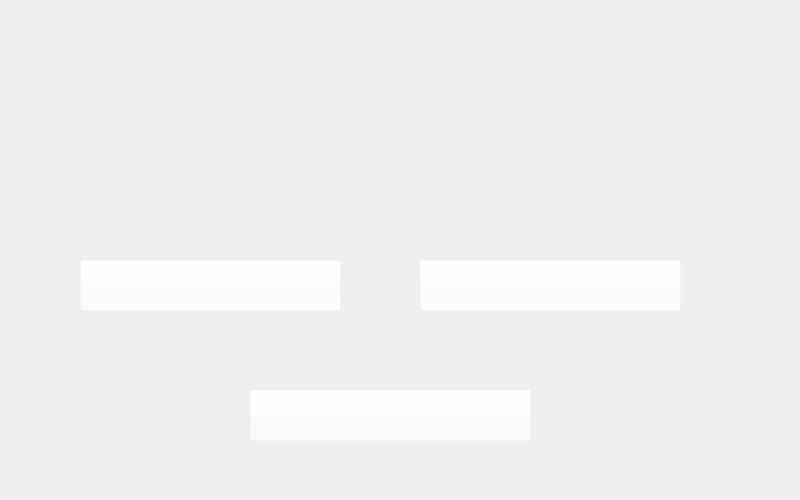
<?xml version="1.0" encoding="UTF-8"?>
<ui version="4.0">
 <class>Form</class>
 <widget class="QWidget" name="Form">
  <property name="geometry">
   <rect>
    <x>0</x>
    <y>0</y>
    <width>800</width>
    <height>500</height>
   </rect>
  </property>
  <property name="windowTitle">
   <string>Jogos da Tay</string>
  </property>
  <widget class="QLabel" name="imagem_menu">
   <property name="geometry">
    <rect>
     <x>0</x>
     <y>0</y>
     <width>800</width>
     <height>500</height>
    </rect>
   </property>
   <property name="text">
    <string/>
   </property>
   <property name="pixmap">
    <pixmap>../imagens/menu.png</pixmap>
   </property>
   <property name="scaledContents">
    <bool>true</bool>
   </property>
  </widget>
  <widget class="QPushButton" name="botao_velha">
   <property name="geometry">
    <rect>
     <x>420</x>
     <y>260</y>
     <width>261</width>
     <height>51</height>
    </rect>
   </property>
   <property name="styleSheet">
    <string notr="true">background: rgba(255, 255, 255, 0)</string>
   </property>
   <property name="text">
    <string/>
   </property>
  </widget>
  <widget class="QPushButton" name="botao_jokenpo">
   <property name="geometry">
    <rect>
     <x>80</x>
     <y>260</y>
     <width>261</width>
     <height>51</height>
    </rect>
   </property>
   <property name="styleSheet">
    <string notr="true">background: rgba(255, 255, 255, 0)</string>
   </property>
   <property name="text">
    <string/>
   </property>
  </widget>
  <widget class="QPushButton" name="botao_forca">
   <property name="geometry">
    <rect>
     <x>250</x>
     <y>390</y>
     <width>281</width>
     <height>51</height>
    </rect>
   </property>
   <property name="styleSheet">
    <string notr="true">background: rgba(255, 255, 255, 0)</string>
   </property>
   <property name="text">
    <string/>
   </property>
  </widget>
 </widget>
 <resources>
  <include location="../imagens/teste.qrc"/>
 </resources>
 <connections/>
</ui>
